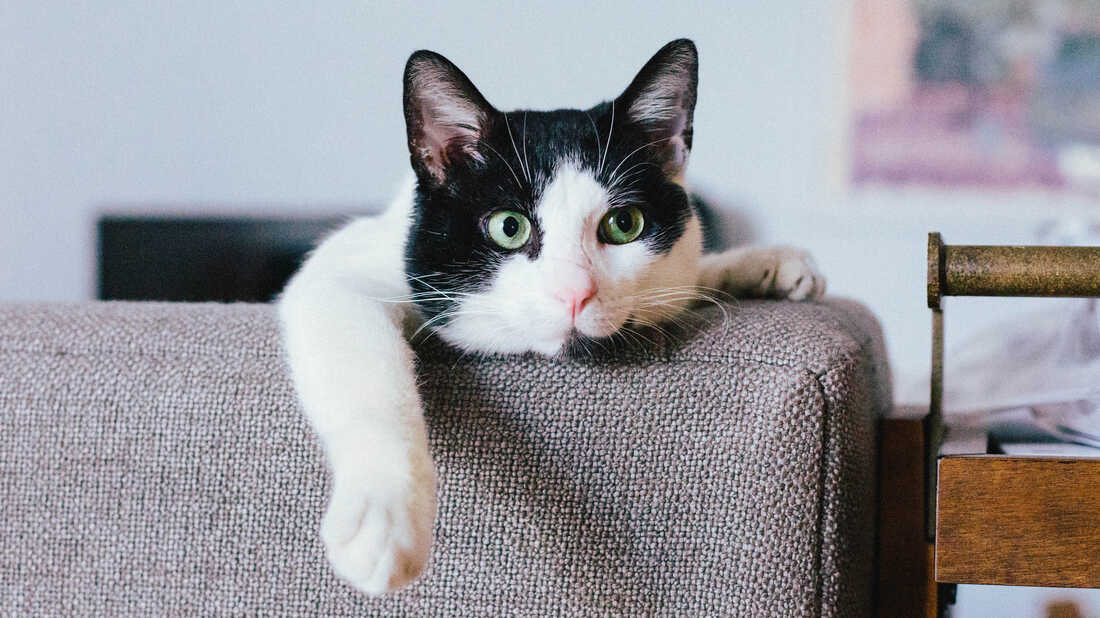
#> input picture cat.jpg, 1100 x 618 px
$ python 'Empty Spaces.py'
#> lines starting #> are read from the running program, lines starting #| are printed output that depends on the picture
import cv2 as cv
img = cv.imread('cat.jpg')
#> img is the input picture: shape (618, 1100, 3); mean B, G, R 155.1, 149.5, 150.6
#cv.imshow('CatCat', img)
str = ".:-=+*#%@"
#str2 = "$@B%8&WM#*oahkbdpqwmZO0QLCJUYXzcvunxrjft/\|()1{}[]?-_+~<>i!lI;:,^`'.   69"
file = open("funy_img.txt", 'w')

gray = cv.cvtColor(img, cv.COLOR_BGR2GRAY)
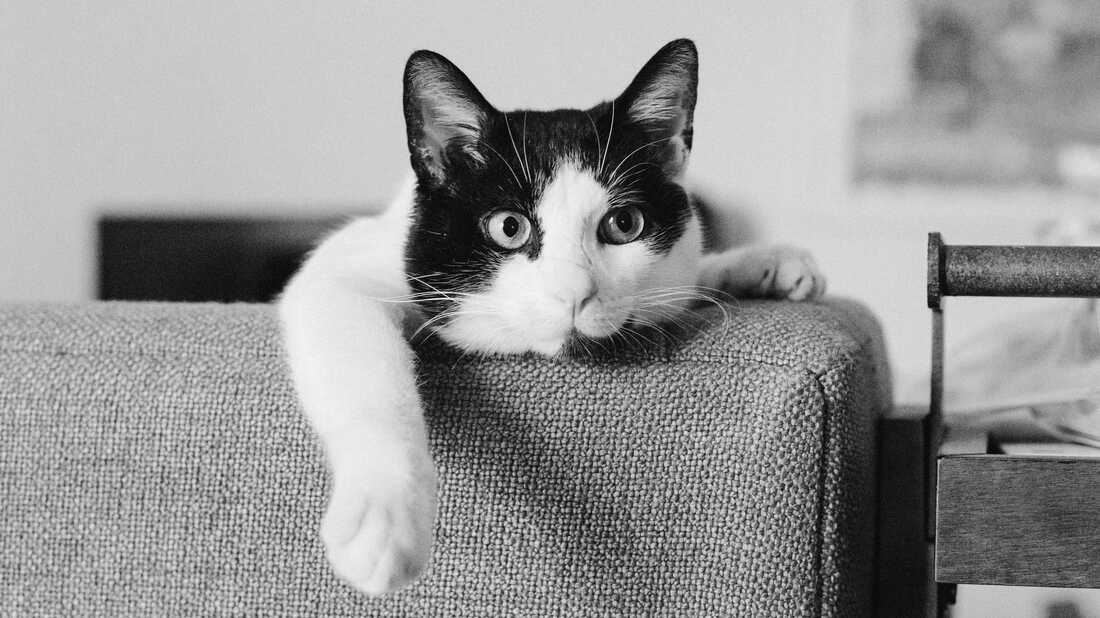
#> gray: shape (618, 1100); min 0, max 253, mean 150.5
cv.imshow('Gray', gray)

#print(gray[11, 11])
#print(gray.shape[0])

for i in range(0, gray.shape[0], 5):
    for j in range(gray.shape[1]):
        file.write(str[int((gray[i, j]/255)*9-1)])
    file.write('\n')

file.close()
cv.waitKey(0)
